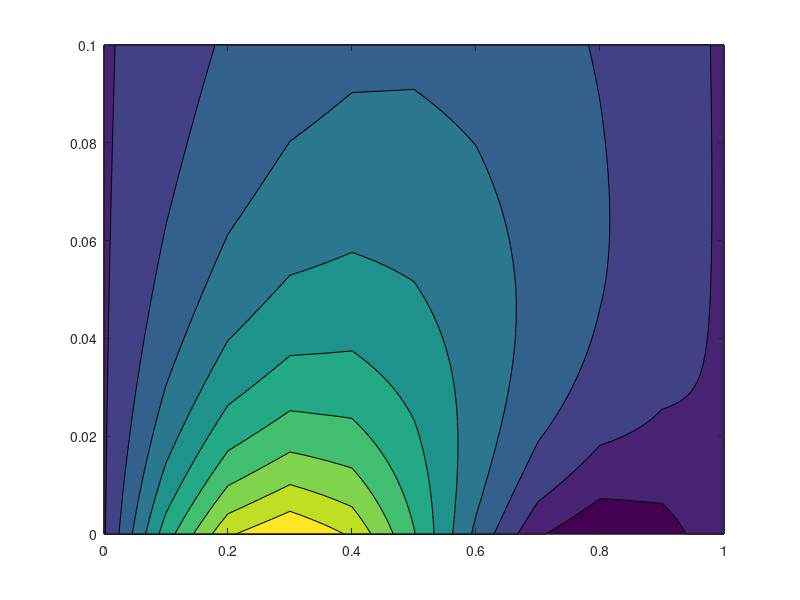
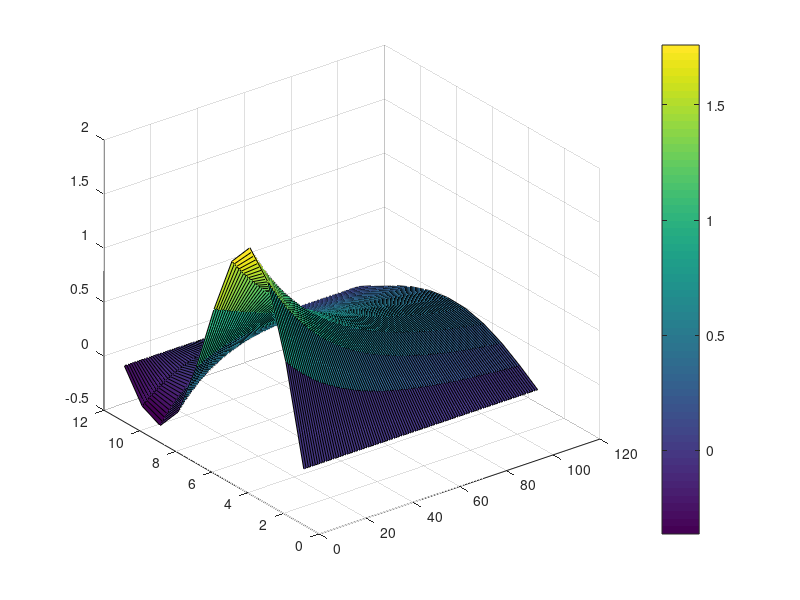

Here is the MATLAB script that generated these plots, in order:
clc;
clear;
close all;

% Parameters
alpha = 1;    
h = 0.1;      
k = 0.001;    

x_start = 0;
x_end = 1;
t_start = 0;
t_end = 0.1;

% Discretize domain
xs = x_start:h:x_end;
ts = t_start:k:t_end;

nx = length(xs);
nt = length(ts);


T = zeros(nx, nt);

for i = 1:nx
    T(i,1) = sin(pi * xs(i)) + sin(2*pi * xs(i));
end

T(1,:) = 0;
T(end,:) = 0;

for j = 1:nt-1
    for i = 2:nx-1
        T(i,j+1) = T(i,j) + (alpha * k / (h^2)) * (T(i+1,j) - 2*T(i,j) + T(i-1,j));
    end
end

[X, Y] = meshgrid(xs, ts);

figure;
contourf(X, Y, T');

figure;
surf(T)
colorbar;
